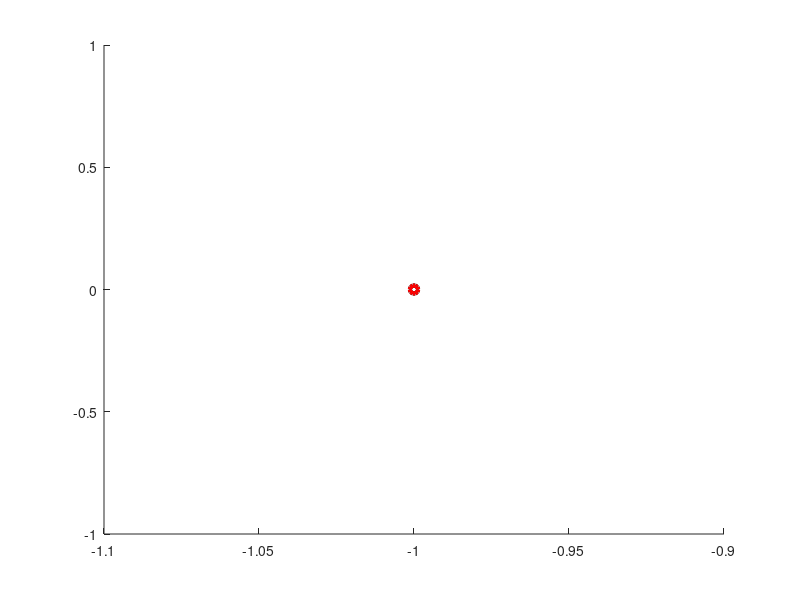

This figure's MATLAB source: (Note: this script raises an error after producing the figure.)
close all;
clear;
clc;

root_dir = 'F:\';

useArray = 'M1'; % Monkey sessions are filtered by array
useMonkeys = {'Chewie'};
usePerts = {'VR'}; % which perturbations
useTasks = {'CO'}; % CO/RT here.
useControl = false;
epochs = {'BL','AD','WO'};
useMetrics = {'errors'};
flipClockwisePerts = true;

blocks = {0:0.05:1,0:0.05:1,0:0.05:1};


figure('Position',[400 400 650 550]);
hold all;
plot(-1,0,'ko','LineWidth',3);
plot(-1,0,'ro','LineWidth',3);
% plot(-1,0,'bo','LineWidth',3);
% plot(-1,0,'go','LineWidth',3);

% angles = [zeros(1,length(blocks{1})-1),30*ones(1,length(blocks{2})-1),zeros(1,length(blocks{3})-1)];
% for i = 1:3
%     plot(angles,'k--','LineWidth',1);
% end
% angles = [zeros(1,length(blocks{1})-1),[0:30/14:30 30*ones(1,length(blocks{2})-16)],zeros(1,length(blocks{3})-1)];
% for i = 1:3
%     plot(angles,'r--','LineWidth',1);
% end

% angles = [zeros(1,length(blocks{1})-1),[0:30/8:30 30*ones(1,length(blocks{2})-10)],zeros(1,length(blocks{3})-1)];
% for i = 1:3
%     plot(angles,'b--','LineWidth',1);
% end

doFiles = {'Chewie','2015-11-20','VR','CO'};
%     'Chewie','2015-07-09','VR','CO'; ... %37 S(M)
%     'Chewie','2015-07-10','VR','CO'; ... %38 S(M)
%     'Chewie','2015-07-13','VR','CO'; ... %39 S(M)
%     'Chewie','2015-07-14','VR','CO'; ... %40 S(M)
%     'Chewie','2015-07-15','VR','CO'; ... %41 S(M)
%     'Chewie','2015-07-16','VR','CO'};
%     'Chewie','2013-10-03','VR','CO'; ... %1  S(M) ?
%     'Chewie','2013-12-19','VR','CO'; ... %19 S(M)
%     'Chewie','2013-12-20','VR','CO'; ... %20 S(M)

for iTask = 1:length(useTasks)
    switch lower(useMetrics{iTask})
        case 'curvatures'
            valScale = 1;
            x_min = -0.2;
            x_max = 0.2;
        case 'errors'
            valScale = (180/pi);
            x_min = -40;
            x_max = 40;
    end
    
    for iMonkey = 1:length(useMonkeys)
        if strcmpi(useMonkeys{iMonkey},'MrT')
            useArray = 'PMd';
        else
            useArray = 'M1';
        end
        % start with just CO files
        useFiles = doFiles(strcmpi(doFiles(:,4),useTasks{iTask}) & strcmpi(doFiles(:,1),useMonkeys{iMonkey}),:);
        
        pertDir = zeros(1,size(useFiles,1));
        results = cell(size(useFiles,1),length(epochs));
        targInfo = cell(size(useFiles,1),length(epochs));
        for iFile = 1:size(useFiles,1)
            a = loadResults(root_dir,useFiles(iFile,:),'adaptation');
            
            % get direction of perturbation to flip the clockwise ones to align
            if flipClockwisePerts
                % gotta hack it
                dataPath = fullfile(root_dir,useFiles{iFile,1},'Processed',useFiles{iFile,2});
                expParamFile = fullfile(dataPath,[useFiles{iFile,2} '_experiment_parameters.dat']);
                a.BL.params.exp = parseExpParams(expParamFile);
                pertDir(iFile) = a.BL.params.exp.angle_dir;
            else
                pertDir(iFile) = 1;
            end
            
            for iEpoch = 1:length(epochs)
                results{iFile,iEpoch} = pertDir(iFile).*a.(epochs{iEpoch}).(useMetrics{iTask}).*valScale;
                targInfo{iFile,iEpoch} = a.(epochs{iEpoch}).movement_table(:,1);
            end
        end
        
        % get the baseline error for each unique target direction
        blErr = zeros(size(useFiles,1),8);
        for iFile = 1:size(useFiles,1)
            t = targInfo{iFile,1};
            r = results{iFile,1};
            utheta = unique(t);
            for i = 1:length(utheta)
                idx = t == utheta(i);
                blErr(iFile,i) = mean(r(idx));
            end
        end
        
        % Take tuning blocks of trials and compute average metrics
        % deduce how many total blocks
        sResults = cell(size(results,1),sum(cellfun(@(x) length(x)-1,blocks)));
        
        for iFile = 1:size(results,1)
            count = 0;
            for iEpoch = 1:length(epochs)
                r = results{iFile,iEpoch};
                t = targInfo{iFile,iEpoch};
                for iBlock = 1:length(blocks{iEpoch})-1
                    count = count + 1;
                    % get relevant trials
                    idx1 = floor(blocks{iEpoch}(iBlock)*length(r))+1;
                    idx2 = floor(blocks{iEpoch}(iBlock+1)*length(r));
                    
                    temp1 = r(idx1:idx2);
                    temp2 = t(idx1:idx2);
                    for j = 1:length(temp1)
                        idx = utheta == temp2(j);
                        temp1(j) = temp1(j) - blErr(iFile,idx);
                    end
                    sResults{iFile,count} = temp1;
                end
            end
        end
        
        for iBlock = 1:size(sResults,2)
            temp = cell2mat(sResults(:,iBlock));
            plot(iBlock,mean(temp),'ko','LineWidth',2);
            plot([iBlock,iBlock],[mean(temp)-std(temp)./sqrt(length(temp)),mean(temp)+std(temp)./sqrt(length(temp))],'k-','LineWidth',2);
        end
        set(gca,'Box','off','TickDir','out','FontSize',14,'XLim',[0 size(sResults,2)+1]);
        title(useMonkeys{iMonkey},'FontSize',16);
        xlabel('Blocks','FontSize',16);
        ylabel(useMetrics{iTask},'FontSize',16);
    end
end


doFiles = {'Chewie','2015-11-13','VR','CO'; ... %46 S(M) - +30 degree gradual rotation in 240 trials
    'Chewie','2015-11-16','VR','CO'; ... %47 S(M) - +30 degree gradual rotation in 240 trials
    'Chewie','2015-11-17','VR','CO'};  %47 S(M) - +30 degree gradual rotation in 240 trials

for iTask = 1:length(useTasks)
    switch lower(useMetrics{iTask})
        case 'curvatures'
            valScale = 1;
            x_min = -0.2;
            x_max = 0.2;
        case 'errors'
            valScale = (180/pi);
            x_min = -40;
            x_max = 40;
    end
    
    for iMonkey = 1:length(useMonkeys)
        if strcmpi(useMonkeys{iMonkey},'MrT')
            useArray = 'PMd';
        else
            useArray = 'M1';
        end
        % start with just CO files
        useFiles = doFiles(strcmpi(doFiles(:,4),useTasks{iTask}) & strcmpi(doFiles(:,1),useMonkeys{iMonkey}),:);
        
        pertDir = zeros(1,size(useFiles,1));
        results = cell(size(useFiles,1),length(epochs));
        targInfo = cell(size(useFiles,1),length(epochs));
        for iFile = 1:size(useFiles,1)
            a = loadResults(root_dir,useFiles(iFile,:),'adaptation');
            
            % get direction of perturbation to flip the clockwise ones to align
            if flipClockwisePerts
                % gotta hack it
                dataPath = fullfile(root_dir,useFiles{iFile,1},'Processed',useFiles{iFile,2});
                expParamFile = fullfile(dataPath,[useFiles{iFile,2} '_experiment_parameters.dat']);
                a.BL.params.exp = parseExpParams(expParamFile);
                pertDir(iFile) = a.BL.params.exp.angle_dir;
            else
                pertDir(iFile) = 1;
            end
            
            for iEpoch = 1:length(epochs)
                results{iFile,iEpoch} = pertDir(iFile).*a.(epochs{iEpoch}).(useMetrics{iTask}).*valScale;
                targInfo{iFile,iEpoch} = a.(epochs{iEpoch}).movement_table(:,1);
            end
        end
        
        % get the baseline error for each unique target direction
        blErr = zeros(size(useFiles,1),8);
        for iFile = 1:size(useFiles,1)
            t = targInfo{iFile,1};
            r = results{iFile,1};
            utheta = unique(t);
            for i = 1:length(utheta)
                idx = t == utheta(i);
                blErr(iFile,i) = mean(r(idx));
            end
        end
        
        % Take tuning blocks of trials and compute average metrics
        % deduce how many total blocks
        sResults = cell(size(results,1),sum(cellfun(@(x) length(x)-1,blocks)));
        
        for iFile = 1:size(results,1)
            count = 0;
            for iEpoch = 1:length(epochs)
                r = results{iFile,iEpoch};
                t = targInfo{iFile,iEpoch};
                for iBlock = 1:length(blocks{iEpoch})-1
                    count = count + 1;
                    % get relevant trials
                    idx1 = floor(blocks{iEpoch}(iBlock)*length(r))+1;
                    idx2 = floor(blocks{iEpoch}(iBlock+1)*length(r));
                    
                    temp1 = r(idx1:idx2);
                    temp2 = t(idx1:idx2);
                    for j = 1:length(temp1)
                        idx = utheta == temp2(j);
                        temp1(j) = temp1(j) - blErr(iFile,idx);
                    end
                    sResults{iFile,count} = temp1;
                end
            end
        end
        
        for iBlock = 1:size(sResults,2)
            temp = cell2mat(sResults(:,iBlock));
            plot(iBlock,mean(temp),'ro','LineWidth',2);
            plot([iBlock,iBlock],[mean(temp)-std(temp)./sqrt(length(temp)),mean(temp)+std(temp)./sqrt(length(temp))],'r-','LineWidth',2);
        end
        set(gca,'Box','off','TickDir','out','FontSize',14,'XLim',[0 size(sResults,2)+1]);
        title(useMonkeys{iMonkey},'FontSize',16);
        xlabel('Blocks','FontSize',16);
        ylabel('Takeoff Angle Error (Deg)','FontSize',16);
    end
end

%%
doFiles = {'Chewie','2015-11-09','VR','CO'; ... %43 S(M) - +30 degree gradual rotation in 120 trials
    'Chewie','2015-11-10','VR','CO'}; %44 S(M) - +30 degree gradual rotation in 120 trials
%     'Chewie','2015-11-12','VR','CO'}; %45 - -30 degree gradual rotation in 120 trials

for iTask = 1:length(useTasks)
    switch lower(useMetrics{iTask})
        case 'curvatures'
            valScale = 1;
            x_min = -0.2;
            x_max = 0.2;
        case 'errors'
            valScale = (180/pi);
            x_min = -40;
            x_max = 40;
    end
    
    for iMonkey = 1:length(useMonkeys)
        if strcmpi(useMonkeys{iMonkey},'MrT')
            useArray = 'PMd';
        else
            useArray = 'M1';
        end
        % start with just CO files
        useFiles = doFiles(strcmpi(doFiles(:,4),useTasks{iTask}) & strcmpi(doFiles(:,1),useMonkeys{iMonkey}),:);
        
        pertDir = zeros(1,size(useFiles,1));
        results = cell(size(useFiles,1),length(epochs));
        targInfo = cell(size(useFiles,1),length(epochs));
        for iFile = 1:size(useFiles,1)
            a = loadResults(root_dir,useFiles(iFile,:),'adaptation');
            
            % get direction of perturbation to flip the clockwise ones to align
            if flipClockwisePerts
                % gotta hack it
                dataPath = fullfile(root_dir,useFiles{iFile,1},'Processed',useFiles{iFile,2});
                expParamFile = fullfile(dataPath,[useFiles{iFile,2} '_experiment_parameters.dat']);
                a.BL.params.exp = parseExpParams(expParamFile);
                pertDir(iFile) = a.BL.params.exp.angle_dir;
            else
                pertDir(iFile) = 1;
            end
            
            for iEpoch = 1:length(epochs)
                results{iFile,iEpoch} = pertDir(iFile).*a.(epochs{iEpoch}).(useMetrics{iTask}).*valScale;
                targInfo{iFile,iEpoch} = a.(epochs{iEpoch}).movement_table(:,1);
            end
        end
        
        % get the baseline error for each unique target direction
        blErr = zeros(size(useFiles,1),8);
        for iFile = 1:size(useFiles,1)
            t = targInfo{iFile,1};
            r = results{iFile,1};
            utheta = unique(t);
            for i = 1:length(utheta)
                idx = t == utheta(i);
                blErr(iFile,i) = mean(r(idx));
            end
        end
        
        % Take tuning blocks of trials and compute average metrics
        % deduce how many total blocks
        sResults = cell(size(results,1),sum(cellfun(@(x) length(x)-1,blocks)));
        
        for iFile = 1:size(results,1)
            count = 0;
            for iEpoch = 1:length(epochs)
                r = results{iFile,iEpoch};
                t = targInfo{iFile,iEpoch};
                for iBlock = 1:length(blocks{iEpoch})-1
                    count = count + 1;
                    % get relevant trials
                    idx1 = floor(blocks{iEpoch}(iBlock)*length(r))+1;
                    idx2 = floor(blocks{iEpoch}(iBlock+1)*length(r));
                    
                    temp1 = r(idx1:idx2);
                    temp2 = t(idx1:idx2);
                    for j = 1:length(temp1)
                        idx = utheta == temp2(j);
                        temp1(j) = temp1(j) - blErr(iFile,idx);
                    end
                    sResults{iFile,count} = temp1;
                end
            end
        end
        
        for iBlock = 1:size(sResults,2)
            temp = cell2mat(sResults(:,iBlock));
            plot(iBlock,mean(temp),'bo','LineWidth',2);
            plot([iBlock,iBlock],[mean(temp)-std(temp)./sqrt(length(temp)),mean(temp)+std(temp)./sqrt(length(temp))],'b-','LineWidth',2);
        end
        set(gca,'Box','off','TickDir','out','FontSize',14,'XLim',[0 size(sResults,2)+1]);
        title(useMonkeys{iMonkey},'FontSize',16);
        xlabel('Blocks','FontSize',16);
        ylabel('Takeoff Angle Error (Deg)','FontSize',16);
    end
end

%%

%%
legend({'Gradual 400','Gradual 240','Gradual 120'},'FontSize',14);